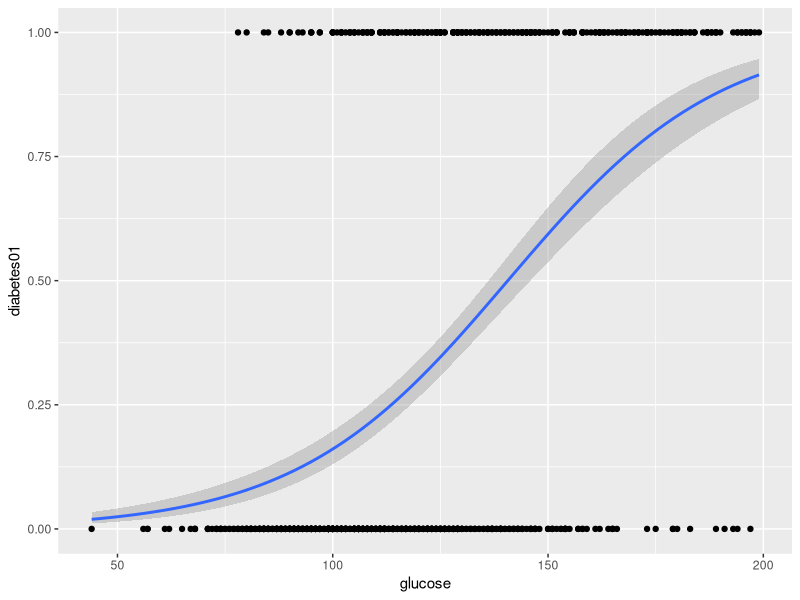
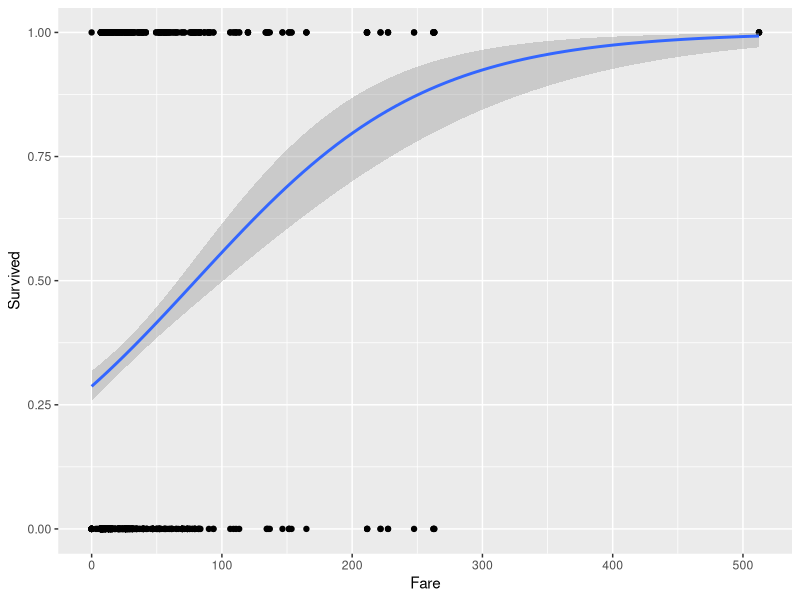

Source code (R) for these figures, in order:
## ---- chunk 1
#leemos los datos:
library(readxl)
hbp <- read_excel("data/mod_empiricos.xlsx", 
                            sheet = "hbp")
## ---- chunk 2
#modelo logístico:
highbp <- glm(dxhigh ~ age + bmi + menop, data = hbp,
              family=binomial())
## ---- chunk 3
#resumen de los resultados:
summary(highbp)
## ---- chunk 4
#obtener los coeficientes como ORs:
exp(cbind(OR = coef(highbp), confint(highbp)))
## ---- chunk 5
# paquetes
library(tidyverse)
library(caret)
library(mlbench)
# cargar datos (estos son directamente del paquete mlbench, en su caso debe usar readxl o similar)
data("PimaIndiansDiabetes2", package = "mlbench")
# inspeccionar los datos
sample_n(PimaIndiansDiabetes2, 6)
## ---- chunk 6
library(MASS)
# Fit the model
model <- glm(diabetes ~., data = PimaIndiansDiabetes2, family = binomial())
# Summarize the final selected model
summary(model)
## ---- chunk 7
# odds
exp(cbind(OR = coef(model), confint(model)))
## ---- chunk 8
library(ggplot2)
#pasar datos de diabetes "pos" y "neg" a 1s y 0s
diabetes01 <- ifelse(PimaIndiansDiabetes2$diabetes == "pos", 1, 0)
#gráfica con curva logística
ggplot(PimaIndiansDiabetes2, aes(x=glucose, y=diabetes01, na.rm = TRUE)) +
  geom_point() +
  geom_smooth(method = "glm", 
    method.args = list(family = "binomial"), 
    se = TRUE)
## ---- chunk 9
library(readxl)
titanic <- read_excel("data/Titanic.xlsx", na = "NA")
head(titanic)
## ---- chunk 10
library(ggplot2)
library(MASS)
# Fit the model
model_1 <- glm(Survived ~ Pclass + Sex + Age + SibSp + Parch + Fare, data = titanic, family = binomial())
# Summarize the selected model
summary(model_1)
# OD ratios
exp(cbind(OR = coef(model_1), confint(model_1)))
#gráfica con curva logística
ggplot(titanic, aes(x=Fare, y=Survived, na.rm = TRUE)) +
  geom_point() +
  geom_smooth(method = "glm", 
    method.args = list(family = "binomial"), 
    se = TRUE)
